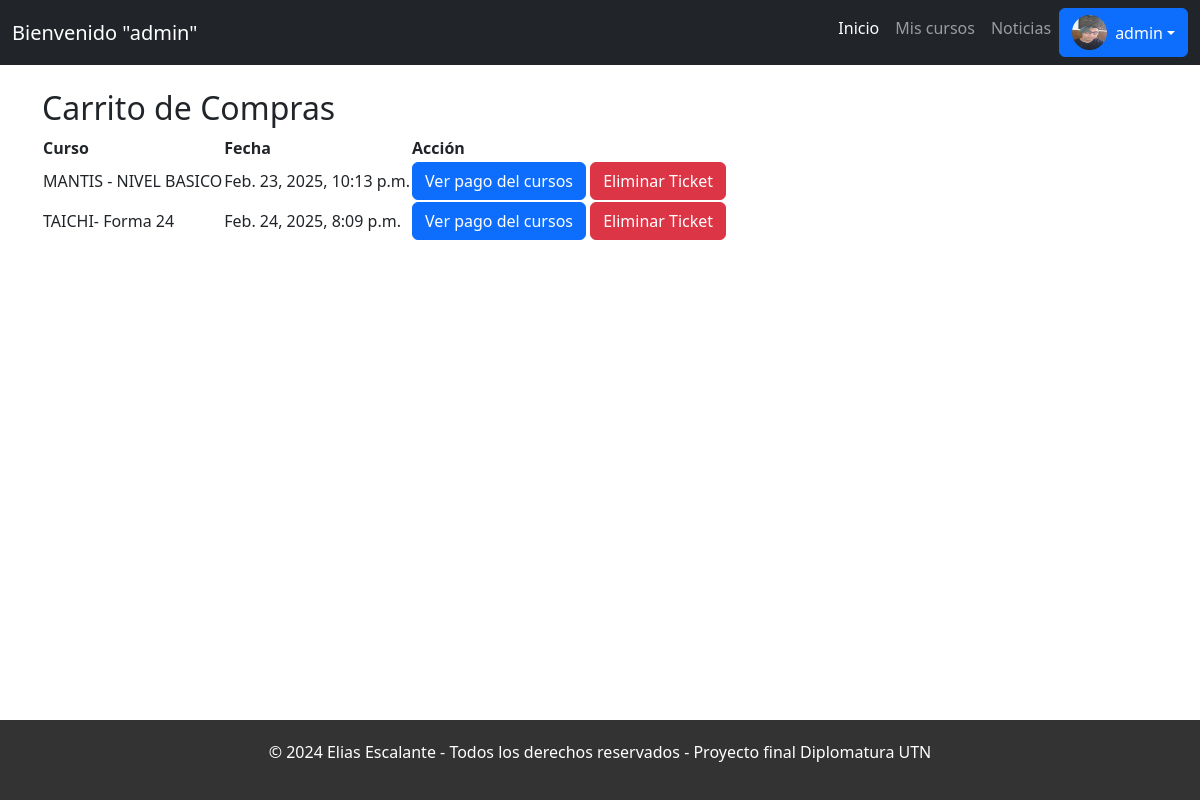
Page /usuarios/carrito/ (signed in) on the earlier database version.
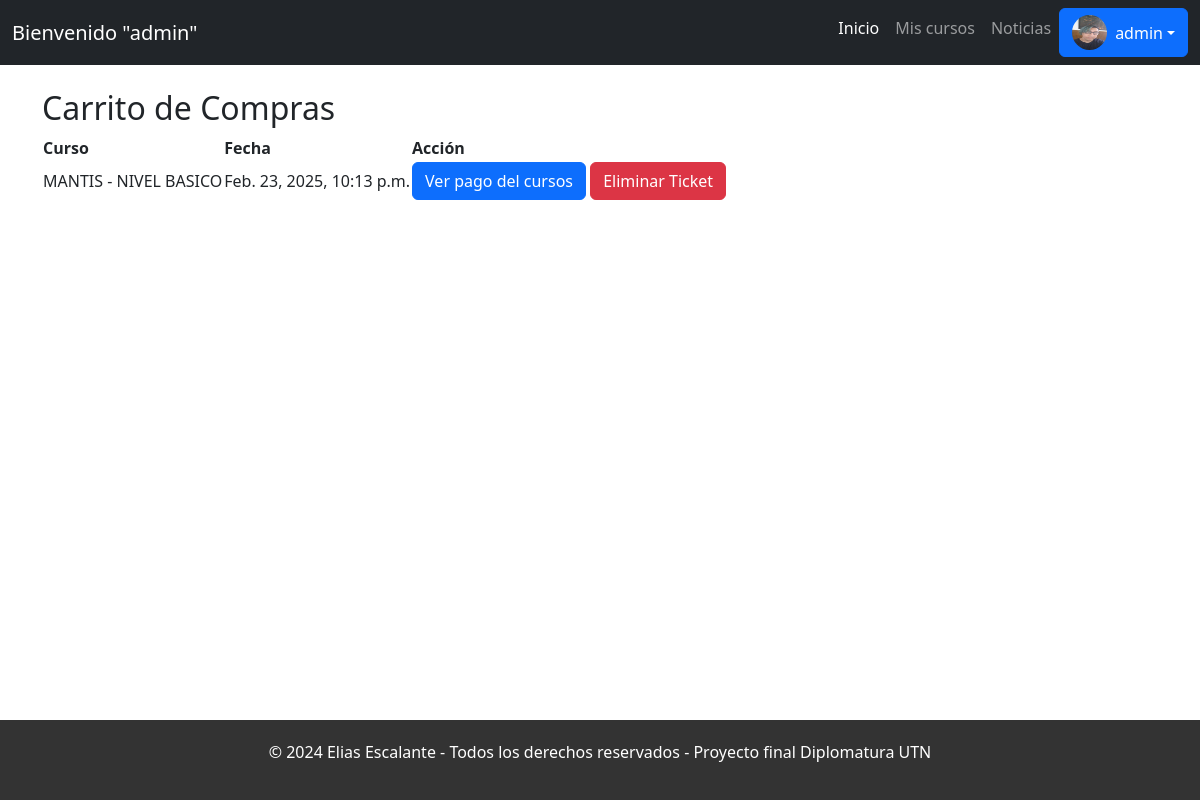
Same page on the later database version.
### cursos/models.py (models this page shows, shortened)
class Ticket(models.Model):
    usuario = models.ForeignKey(settings.AUTH_USER_MODEL, on_delete=models.CASCADE)
    curso = models.ForeignKey('Curso', on_delete=models.CASCADE)
    fecha_compra = models.DateTimeField(auto_now_add=True)
    estado = models.CharField(max_length=20, choices=[('pendiente', 'Pendiente'), ('pagado', 'Pagado')], default='pendiente')

class Curso(models.Model):
    nombre = models.CharField(max_length=50)
    comision = models.CharField(max_length=20)
    Profesor = models.CharField(max_length=50)
    Descripcion = models.TextField(max_length=500)
    cupo = models.IntegerField(default=0)
    precio = models.DecimalField(max_digits=12, decimal_places=2, default=0.00)
    imagen = models.ImageField(upload_to="producto/%Y/%m/%d", blank=True, null=True)
    direccion= models.CharField(max_length=200)

### usuarios/views.py (the view)
# urls.py: path('carrito/', views.mi_carrito, name='carrito'),
@login_required
def mi_carrito(request):
    tickets_pendientes = Ticket.objects.filter(usuario=request.user, estado='pendiente')
    return render(request, 'usuarios/carrito.html', {'tickets_pendientes': tickets_pendientes})

### templates/usuarios/carrito.html (shortened to what this page needs)
{% extends 'layout.html' %}
{% block content %}
<h2>Carrito de Compras</h2>
<table>
    <tr>
        <th>Curso</th>
        <th>Fecha</th>
        <th>Acción</th>
    </tr>
    {% for ticket in tickets_pendientes %}
    <tr>
        <td>{{ ticket.curso.nombre }}</td>
        <td>{{ ticket.fecha_compra }}</td>
        <td>
            <a href="{% url 'ticket' ticket.id %}" class="btn btn-primary">Ver pago del cursos</a>
            <button class="btn btn-danger eliminar-ticket" data-ticket-id="{{ ticket.id }}">Eliminar Ticket</button>
        </td>
    </tr>
    {% endfor %}
</table>
{% endblock %}

Differences in the rows shown:
removed Ticket: curso.nombre "TAICHI- Forma 24", fecha_compra "Feb. 24, 2025, 8:09 p.m."
